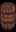

This is a level from a 2D game, rendered from its Tiled map with the project's own tilesets. A one-line summary and the complete map file follow:
An orthogonal 1x2 tile map with 16x16 px tiles, 2 tile layers (Buildings, Front).

<map version="1.4" tiledversion="1.4.3" orientation="orthogonal" renderorder="right-down" width="1" height="2" tilewidth="16" tileheight="16" infinite="0" nextlayerid="8" nextobjectid="6">
 <tileset firstgid="1" name="Craftables" tilewidth="16" tileheight="16" tilecount="576" columns="8">
  <image source="Craftables.png" width="128" height="1152" />
 </tileset>
 <layer id="1" name="Buildings" width="1" height="2">
  <data encoding="csv">
0,
332
</data>
 </layer>
 <layer id="2" name="Front" width="1" height="2">
  <data encoding="csv">
324,
0
</data>
 </layer>
 <objectgroup id="4" name="Buildings" />
 <objectgroup id="3" name="Back" />
</map>
